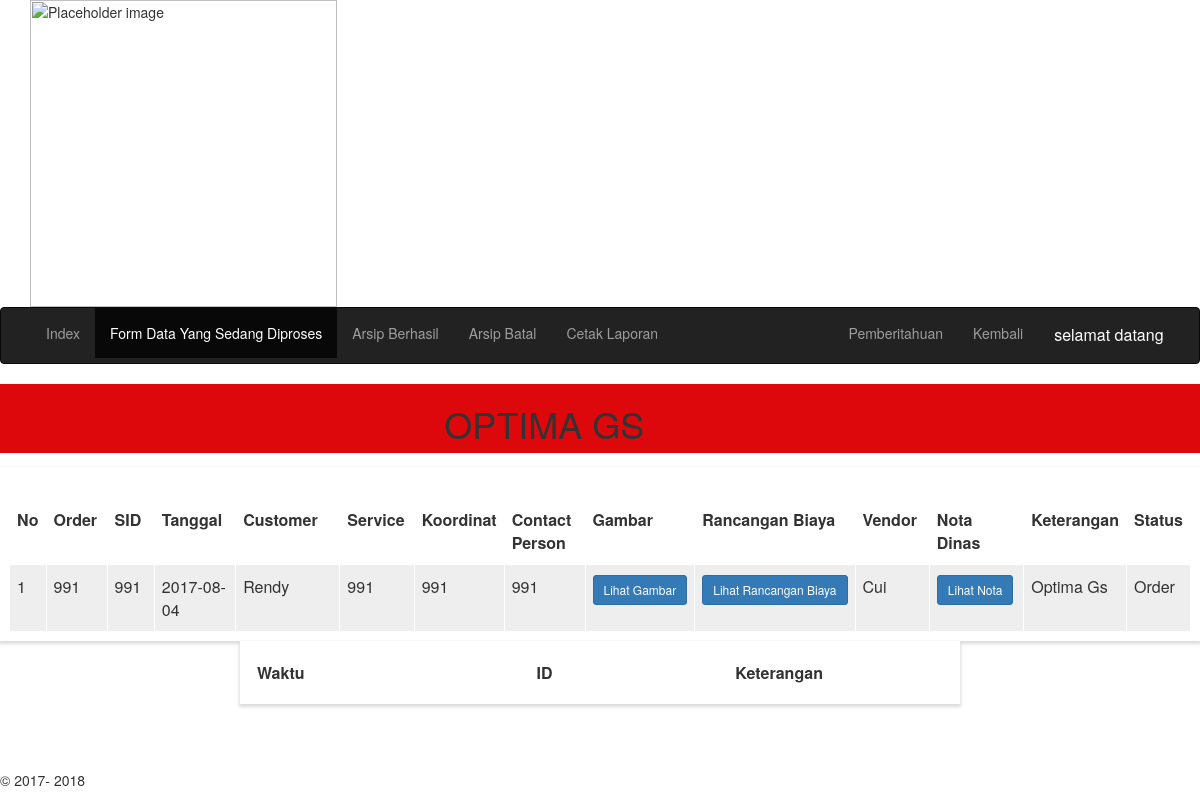
Page /Optimags/Arsipsemua.php on the committed database.
### tables this page shows
CREATE TABLE `ccan` (
  `no` int(11) NOT NULL AUTO_INCREMENT,
  `od` varchar(11) NOT NULL,
  `sid` varchar(20) NOT NULL,
  `tgl` date NOT NULL,
  `cus` varchar(255) NOT NULL,
  `service` varchar(50) NOT NULL,
  `koor` varchar(50) NOT NULL,
  `cp` varchar(50) NOT NULL,
  `nota` varchar(255) NOT NULL,
  `wk` varchar(255) NOT NULL,
  `stts` varchar(25) NOT NULL,
  `waktu_ccan` timestamp NOT NULL DEFAULT CURRENT_TIMESTAMP ON UPDATE CURRENT_TIMESTAMP,
  PRIMARY KEY (`no`)
);

CREATE TABLE `optima` (
  `no_optima` int(20) NOT NULL AUTO_INCREMENT,
  `gambar` varchar(255) NOT NULL,
  `rab` varchar(255) NOT NULL,
  `tgs` varchar(12) NOT NULL,
  `vdr` varchar(12) NOT NULL,
  `wk_op` varchar(255) NOT NULL,
  `stts_op` varchar(12) NOT NULL,
  `no_ccan` int(11) NOT NULL,
  `waktu_op` timestamp NOT NULL DEFAULT CURRENT_TIMESTAMP ON UPDATE CURRENT_TIMESTAMP,
  PRIMARY KEY (`no_optima`)
);

### Optimags/Arsipsemua.php (the view, shortened to what this page needs)
<?php
$namamu = $_SESSION[ 'usernamel' ];
$namamu = ucwords( strtolower( $namamu ) );
?>
<html>
<head>
	<link rel="stylesheet" href="../css/bootstrap-3.3.7.css"/>
	<link href="../css/style.css" rel="stylesheet" type="text/css">
</head>
<body>
	<div class="container">
		<img src="../images/Logo-Telkom-Indonesia-transparent-background.png" alt="Placeholder image" width="307" class="img-responsive">
	</div>
	<nav class="navbar navbar-inverse">
		<div class="container-fluid">
			<div class="collapse navbar-collapse" id="inverseNavbar1">
				<ul class="nav navbar-nav">
					<li>
						<a href=Index.php>Index</a>
					</li>
					<li class="active">
						<a href=#>Form Data Yang Sedang Diproses</a>
					</li>
					<li>
						<a href=Arsipccan.php>Arsip Berhasil</a>
					</li>
					<li>
						<a href=Arsip_cancel.php>Arsip Batal</a>
					</li>
					<li>
						<a href=laporan_3.php>Cetak Laporan</a>
					</li>
				</ul>
				<ul class="nav navbar-nav navbar-right">
					<li class="dropdown">
						<a href="#" class="dropdown-toggle" data-toggle="dropdown"><span class="label label-pill label-danger count"></span>Pemberitahuan</a>
					</li>
					<li>
						<a href="javascript:history.go(-1)" onclick="return backask();">Kembali</a>
					</li>
					<div class="dropdown">
						<button class="dropbtn">selamat datang&nbsp;<?php echo $namamu ?></button>
					</div>
				</ul>
			</div>
		</div>
	</nav>
	<form id="form3order" name="form3" method="post">
		<table width="347" border="0" class="center-block">
			<tbody>
				<tr>
					<td>&nbsp;</td>
					<td>&nbsp;</td>
					<td>&nbsp;</td>
					<td>&nbsp;</td>
					<td width="250"><h1>OPTIMA GS</h1>
					</td>
				</tr>
			</tbody>
		</table>
	</form>
	<form id="form1" name="form1" method="post">
		<?php
		$query_CC = mysql_query( "SELECT ccan.*, optima.* FROM ccan LEFT JOIN optima ON ccan.no=optima.no_ccan WHERE optima.stts_op LIKE '%Pelaksanaan%' OR optima.stts_op = 'Close 1' GROUP BY ccan.no ORDER BY ccan.tgl ASC, ccan.no ASC" )or die( mysql_error() );
		while ( $data = mysql_fetch_array( $query_CC ) ) {
			$no = $data[ 'no' ];
			$ord = $data[ 'od' ];
			$sd = $data[ 'sid' ];
			$tanggal = $data[ 'tgl' ];
			$cus = $data[ 'cus' ];
			$serv = $data[ 'service' ];
			$ko = $data[ 'koor' ];
			$cp = $data[ 'cp' ];
			$nota = $data[ 'nota' ];
			$gambar = $data[ 'gambar' ];
			$rab = $data[ 'rab' ];
			$vendor = $data[ 'vdr' ];
			$stts = $data[ 'stts' ];
			$wk = $data[ 'wk' ];
			?>
			<div id="data-table">
				<div id="tabelku">
					<table width="83%" border="1" align="center" class="zebra-table">
						<thead>
							<?php
							if ( $stts == 'Close 1' || $stts == 'Pelaksanaan'){
								?>
								<tr>
									<td colspan="14" width="113"><a type="button" class="btn btn-primary btn-sm center-block" href="update_optima_gs.php?ni=<?php echo $no;?>" title="tambah">Update Order</a>
									</td>
								</tr>
								<?php
							}else{
								?>
								<tr>
									<td>
									</td>
								</tr>
								<?php
							}
							?>
							<tr style="text-align: center">
								<th width="3%">No</th>
								<th width="6%">Order</th>
								<th width="6%">SID</th>
								<th width="9%">Tanggal</th>
								<th width="14%">Customer</th>
								<th width="7%">Service</th>
								<th width="7%">Koordinat</th>
								<th width="9%">Contact Person</th>
								<th width="7%">Gambar</th>
								<th width="7%">Rancangan Biaya</th>
								<th width="8%">Vendor</th>
								<th width="9%">Nota Dinas</th>
								<th width="15%">Keterangan</th>
								<th width="7%">Status</th>
							</tr>
						</thead>
						<tbody>
							<tr>
								<td>
									<?php echo $no; ?>
								</td>
								<td>
									<?php echo $ord; ?>
								</td>
								<td>
									<?php echo $sd; ?>
								</td>
								<td>
									<?php echo $tanggal; ?>
								</td>
								<td>
									<?php echo $cus; ?>
								</td>
								<td>
									<?php echo $serv; ?>
								</td>
								<td>
									<?php echo $ko; ?>
								</td>
								<td>
									<?php echo $cp; ?>
								</td>
								<?php
								if ( !empty( $gambar ) && !empty( $rab ) ) {
									echo '
									<td><a href="../GambaUP/' . $gambar . '" class="btn btn-primary btn-sm" target="_blank">Lihat Gambar</a></td>
									<td><a href="../RAB/' . $rab . '" class="btn btn-primary btn-sm" target="_blank">Lihat Rancangan Biaya</a></td>
									';
								} else if ( !empty( $gambar ) && empty( $rab ) ) {
									echo '
									<td><a href="../GambaUP/' . $gambar . '" class="btn btn-primary btn-sm" target="_blank">Lihat Gambar</a></td>
									<td>&nbsp;</td>
									';
								} else if ( !empty( $rab ) && empty( $gambar ) ) {
									echo '
									<td>&nbsp;</td>
									<td><a href="../RAB/' . $rab . '" class="btn btn-primary btn-sm" target="_blank">Lihat Rancangan Biaya</a></td>
									';
								} else {
									echo '
									<td>&nbsp;</td>
									<td>&nbsp;</td>
									';
								}
								?>
								<td>
									<?php echo $vendor; ?>
								</td>
								<?php
								if ( !empty( $nota )  ) {
									echo '
									<td><a href="../nota/' . $nota . '" class="btn btn-primary btn-sm" target="_blank">Lihat Nota</a></td>
									';
								} else {
									echo '
									<td>&nbsp;</td>
									';
								}
								?>
								<td>
									<?php echo $wk; ?>
								</td>
								<td>
									<?php echo $stts; ?>
								</td>
							</tr>
						</tbody>
					</table>
					<table width="60%" border="1" align="center" class="zebra-tables">
						<thead>
							<tr style="text-align: center">
								<th width="40%">Waktu</th>
								<th width="28%">ID</th>
								<th width="32%">Keterangan</th>
							</tr>
						</thead>
					</table>
				</div>
			</div>
			<?php
		}
		?>
	</form>
	<footer>&copy; 2017-
		<?php echo date("Y");?>
	</footer>
</body>
</html>

### css/style.css (style rules this page uses)
body footer { position: fixed; left: 0px; bottom: 0px; height: 30px; width: 100%; }
#form3order { background-color: #DC080C; -webkit-box-shadow: 0px 0px #FFFFFF; box-shadow: 0px 0px #FFFFFF; }
.zebra-table { width: 100%; border-collapse: collapse; box-shadow: 0 2px 3px 1px #ddd; overflow: hidden; border:10px solid #fff; }
.zebra-table th,.zebra-table td { vertical-align: top; padding: 10px 7px; text-align: left; margin: 0; }
.zebra-table tbody tr:nth-child(odd) { background:#eee; }
.zebra-tables { width: 60%; border-collapse: collapse; box-shadow: 0 2px 3px 1px #ddd; overflow: hidden; border:10px solid #fff; }
.zebra-tables th,.zebra-tables td { vertical-align: top; padding: 10px 7px; text-align: left; margin: 0; }
.dropbtn { background-color: #222222; color: white; padding: 16px; font-size: 16px; border: none; cursor: pointer; }
.dropdown { position: relative; display: inline-block; }

### rows in the picture
ccan: no "1", od "991", sid "991", tgl "2017-08-04", cus "Rendy", service "991", koor "991", cp "991", optima.vdr "Cui", wk "Optima Gs", stts "Order"
